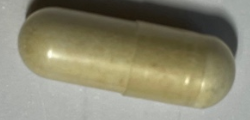
#> input picture test/images/1.PNG, 250 x 120 px, found by its file name
$ jupyter execute ColorComparing.ipynb   (shell and % lines are left out)
#> lines starting #> are read from the running program, lines starting #| are printed output that depends on the picture
[cell 1]
import numpy as np
import cv2
import matplotlib.image as mpimg
from matplotlib import pyplot as plt
from sklearn.cluster import KMeans


def centroid_histogram(clt):
    # grab the number of different clusters and create a histogram
    # based on the number of pixels assigned to each cluster
    numLabels = np.arange(0, len(np.unique(clt.labels_)) + 1)
    (hist, _) = np.histogram(clt.labels_, bins=numLabels)

    # normalize the histogram, such that it sums to one
    hist = hist.astype("float")
    hist /= hist.sum()

    # return the histogram
    return hist

def plot_colors(hist, centroids):
    # initialize the bar chart representing the relative frequency
    # of each of the colors
    bar = np.zeros((50, 300, 3), dtype="uint8")
    startX = 0

    # loop over the percentage of each cluster and the color of
    # each cluster
    for (percent, color) in zip(hist, centroids):
        # plot the relative percentage of each cluster
        endX = startX + (percent * 300)
        cv2.rectangle(bar, (int(startX), 0), (int(endX), 50),
                      color.astype("uint8").tolist(), -1)
        startX = endX

    # return the bar chart
    return bar

def image_color_cluster(image_path, k = 5):
    image = image_path
    image = image.reshape((image.shape[0] * image.shape[1], 3))

    clt = KMeans(n_clusters = k)
    clt.fit(image)

    hist = centroid_histogram(clt)
    print(hist)
    bar = plot_colors(hist, clt.cluster_centers_)

    plt.figure()
    plt.axis("off")
    plt.imshow(bar)
    plt.show()


test1 = []
test2 = []

#preview image
img = cv2.imread("images/1.png")
#> img is the input picture: shape (120, 250, 3); mean B, G, R 112.1, 133.8, 137.3
fix_img = cv2.cvtColor(img, cv2.COLOR_BGR2RGB)
plt.imshow(fix_img)

k=5
image = fix_img
image = image.reshape((image.shape[0] * image.shape[1], 3))
clt = KMeans(n_clusters = k)
clt.fit(image)

hist = centroid_histogram(clt)
#print(hist)
test1 = hist
print(test1)
bar = plot_colors(hist, clt.cluster_centers_)
#> after the loop in plot_colors, `for (percent, color) in zip(hist, centroids):`:
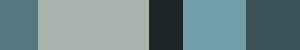
#> bar: shape (50, 300, 3); mean of channels 0, 1, 2 136.5, 133.1, 111.2; drawn as B, G, R

plt.figure()
plt.axis("off")
plt.imshow(bar)
plt.show()


#image_color_cluster(fix_img)

[cell 2]
#preview image
img = cv2.imread("images/5.png")
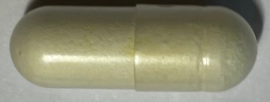
#> input picture test/images/5.PNG, 270 x 102 px, found by its file name
#> img is the input picture: shape (102, 270, 3); mean B, G, R 114.3, 138.1, 139.3
fix_img = cv2.cvtColor(img, cv2.COLOR_BGR2RGB)
#> fix_img: shape (102, 270, 3)
plt.imshow(fix_img)

k=5
image = fix_img
image = image.reshape((image.shape[0] * image.shape[1], 3))
clt = KMeans(n_clusters = k)
clt.fit(image)

hist = centroid_histogram(clt)
#print(hist)
test2 = hist
print(test2)
bar = plot_colors(hist, clt.cluster_centers_)
#> after the loop in plot_colors (call 2), `for (percent, color) in zip(hist, centroids):`:
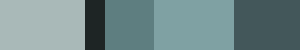
#> bar: shape (50, 300, 3); mean of channels 0, 1, 2 138.8, 137.5, 113.8; drawn as B, G, R

plt.figure()
plt.axis("off")
plt.imshow(bar)
plt.show()
